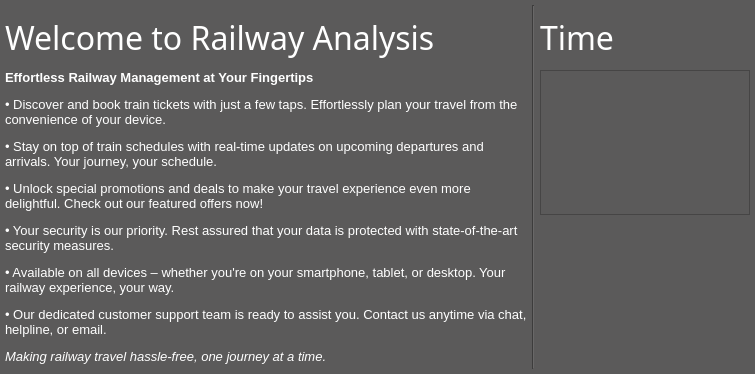
               <widget class="QWidget" name="page_home">
                <property name="styleSheet">
                 <string notr="true">background:rgb(91,90,90);</string>
                </property>
                <layout class="QHBoxLayout" name="horizontalLayout_19">
                 <property name="spacing">
                  <number>0</number>
                 </property>
                 <property name="leftMargin">
                  <number>0</number>
                 </property>
                 <property name="topMargin">
                  <number>5</number>
                 </property>
                 <property name="rightMargin">
                  <number>0</number>
                 </property>
                 <property name="bottomMargin">
                  <number>5</number>
                 </property>
                 <item>
                  <widget class="QFrame" name="frame_home_main">
                   <property name="frameShape">
                    <enum>QFrame::NoFrame</enum>
                   </property>
                   <property name="frameShadow">
                    <enum>QFrame::Plain</enum>
                   </property>
                   <layout class="QVBoxLayout" name="verticalLayout_5">
                    <property name="spacing">
                     <number>5</number>
                    </property>
                    <property name="leftMargin">
                     <number>5</number>
                    </property>
                    <property name="topMargin">
                     <number>5</number>
                    </property>
                    <property name="rightMargin">
                     <number>5</number>
                    </property>
                    <property name="bottomMargin">
                     <number>5</number>
                    </property>
                    <item>
                     <widget class="QLabel" name="lab_home_main_hed">
                      <property name="minimumSize">
                       <size>
                        <width>0</width>
                        <height>55</height>
                       </size>
                      </property>
                      <property name="maximumSize">
                       <size>
                        <width>16777215</width>
                        <height>55</height>
                       </size>
                      </property>
                      <property name="font">
                       <font>
                        <family>Segoe UI Semilight</family>
                        <pointsize>24</pointsize>
                       </font>
                      </property>
                      <property name="styleSheet">
                       <string notr="true">QLabel {
	color:rgb(255,255,255);
}</string>
                      </property>
                      <property name="text">
                       <string>&lt;html&gt;&lt;head/&gt;&lt;body&gt;&lt;p&gt;&lt;span style=&quot; color:#ffffff;&quot;&gt;Welcome to Railway Analysis&lt;/span&gt;&lt;/p&gt;&lt;/body&gt;&lt;/html&gt;</string>
                      </property>
                      <property name="textFormat">
                       <enum>Qt::RichText</enum>
                      </property>
                     </widget>
                    </item>
                    <item>
                     <widget class="QLabel" name="lab_home_main_disc">
                      <property name="font">
                       <font>
                        <family>Segoe UI</family>
                        <pointsize>10</pointsize>
                       </font>
                      </property>
                      <property name="styleSheet">
                       <string notr="true">color:rgb(255,255,255);</string>
                      </property>
                      <property name="text">
                       <string>&lt;!DOCTYPE HTML PUBLIC &quot;-//W3C//DTD HTML 4.0//EN&quot; &quot;http://www.w3.org/TR/REC-html40/strict.dtd&quot;&gt;
&lt;html&gt;&lt;head&gt;&lt;meta name=&quot;qrichtext&quot; content=&quot;1&quot; /&gt;&lt;style type=&quot;text/css&quot;&gt;
p, li { white-space: pre-wrap; }
&lt;/style&gt;&lt;/head&gt;&lt;body style=&quot; font-family:'Segoe UI'; font-size:10pt; font-weight:400; font-style:normal;&quot;&gt;
&lt;p style=&quot; margin-top:12px; margin-bottom:12px; margin-left:0px; margin-right:0px; -qt-block-indent:0; text-indent:0px;&quot;&gt;&lt;span style=&quot; font-weight:600;&quot;&gt;Effortless Railway Management at Your Fingertips&lt;/span&gt;&lt;/p&gt;
&lt;p style=&quot; margin-top:12px; margin-bottom:12px; margin-left:0px; margin-right:0px; -qt-block-indent:0; text-indent:0px;&quot;&gt;• Discover and book train tickets with just a few taps. Effortlessly plan your travel from the convenience of your device.&lt;/p&gt;
&lt;p style=&quot; margin-top:12px; margin-bottom:12px; margin-left:0px; margin-right:0px; -qt-block-indent:0; text-indent:0px;&quot;&gt;• Stay on top of train schedules with real-time updates on upcoming departures and arrivals. Your journey, your schedule.&lt;/p&gt;
&lt;p style=&quot; margin-top:12px; margin-bottom:12px; margin-left:0px; margin-right:0px; -qt-block-indent:0; text-indent:0px;&quot;&gt;• Unlock special promotions and deals to make your travel experience even more delightful. Check out our featured offers now!&lt;/p&gt;
&lt;p style=&quot; margin-top:12px; margin-bottom:12px; margin-left:0px; margin-right:0px; -qt-block-indent:0; text-indent:0px;&quot;&gt;• Your security is our priority. Rest assured that your data is protected with state-of-the-art security measures.&lt;/p&gt;
&lt;p style=&quot; margin-top:12px; margin-bottom:12px; margin-left:0px; margin-right:0px; -qt-block-indent:0; text-indent:0px;&quot;&gt;• Available on all devices – whether you're on your smartphone, tablet, or desktop. Your railway experience, your way.&lt;/p&gt;
&lt;p style=&quot; margin-top:12px; margin-bottom:12px; margin-left:0px; margin-right:0px; -qt-block-indent:0; text-indent:0px;&quot;&gt;• Our dedicated customer support team is ready to assist you. Contact us anytime via chat, helpline, or email.&lt;/p&gt;
&lt;p style=&quot; margin-top:12px; margin-bottom:12px; margin-left:0px; margin-right:0px; -qt-block-indent:0; text-indent:0px;&quot;&gt;&lt;span style=&quot; font-style:italic;&quot;&gt;Making railway travel hassle-free, one journey at a time.&lt;/span&gt;&lt;/p&gt;&lt;/body&gt;&lt;/html&gt;</string>
                      </property>
                      <property name="alignment">
                       <set>Qt::AlignLeading|Qt::AlignLeft|Qt::AlignTop</set>
                      </property>
                      <property name="wordWrap">
                       <bool>true</bool>
                      </property>
                      <property name="margin">
                       <number>5</number>
                      </property>
                     </widget>
                    </item>
                   </layout>
                  </widget>
                 </item>
                 <item>
                  <widget class="Line" name="vert_divide">
                   <property name="orientation">
                    <enum>Qt::Vertical</enum>
                   </property>
                  </widget>
                 </item>
                 <item>
                  <widget class="QFrame" name="frame_home_stat">
                   <property name="minimumSize">
                    <size>
                     <width>220</width>
                     <height>0</height>
                    </size>
                   </property>
                   <property name="maximumSize">
                    <size>
                     <width>220</width>
                     <height>16777215</height>
                    </size>
                   </property>
                   <property name="frameShape">
                    <enum>QFrame::NoFrame</enum>
                   </property>
                   <property name="frameShadow">
                    <enum>QFrame::Plain</enum>
                   </property>
                   <layout class="QVBoxLayout" name="verticalLayout_6">
                    <property name="spacing">
                     <number>5</number>
                    </property>
                    <property name="leftMargin">
                     <number>5</number>
                    </property>
                    <property name="topMargin">
                     <number>5</number>
                    </property>
                    <property name="rightMargin">
                     <number>5</number>
                    </property>
                    <property name="bottomMargin">
                     <number>5</number>
                    </property>
                    <item>
                     <widget class="QLabel" name="lab_home_stat_hed">
                      <property name="minimumSize">
                       <size>
                        <width>0</width>
                        <height>55</height>
                       </size>
                      </property>
                      <property name="maximumSize">
                       <size>
                        <width>16777215</width>
                        <height>55</height>
                       </size>
                      </property>
                      <property name="font">
                       <font>
                        <family>Segoe UI Semilight</family>
                        <pointsize>24</pointsize>
                       </font>
                      </property>
                      <property name="styleSheet">
                       <string notr="true">QLabel {
	color:rgb(255,255,255);
}</string>
                      </property>
                      <property name="text">
                       <string>&lt;html&gt;&lt;head/&gt;&lt;body&gt;&lt;p&gt;&lt;span style=&quot; color:#ffffff;&quot;&gt;Time&lt;/span&gt;&lt;/p&gt;&lt;/body&gt;&lt;/html&gt;</string>
                      </property>
                      <property name="alignment">
                       <set>Qt::AlignLeading|Qt::AlignLeft|Qt::AlignVCenter</set>
                      </property>
                     </widget>
                    </item>
                    <item>
                     <widget class="QFrame" name="clock_fram">
                      <property name="frameShape">
                       <enum>QFrame::StyledPanel</enum>
                      </property>
                      <property name="frameShadow">
                       <enum>QFrame::Raised</enum>
                      </property>
                     </widget>
                    </item>
                    <item>
                     <widget class="QLabel" name="lab_home_stat_disc">
                      <property name="font">
                       <font>
                        <family>Segoe UI</family>
                        <pointsize>10</pointsize>
                       </font>
                      </property>
                      <property name="text">
                       <string>&lt;html&gt;&lt;head/&gt;&lt;body&gt;&lt;p&gt;&lt;br/&gt;&lt;/p&gt;&lt;/body&gt;&lt;/html&gt;</string>
                      </property>
                      <property name="alignment">
                       <set>Qt::AlignLeading|Qt::AlignLeft|Qt::AlignTop</set>
                      </property>
                     </widget>
                    </item>
                   </layout>
                  </widget>
                 </item>
                </layout>
               </widget>
